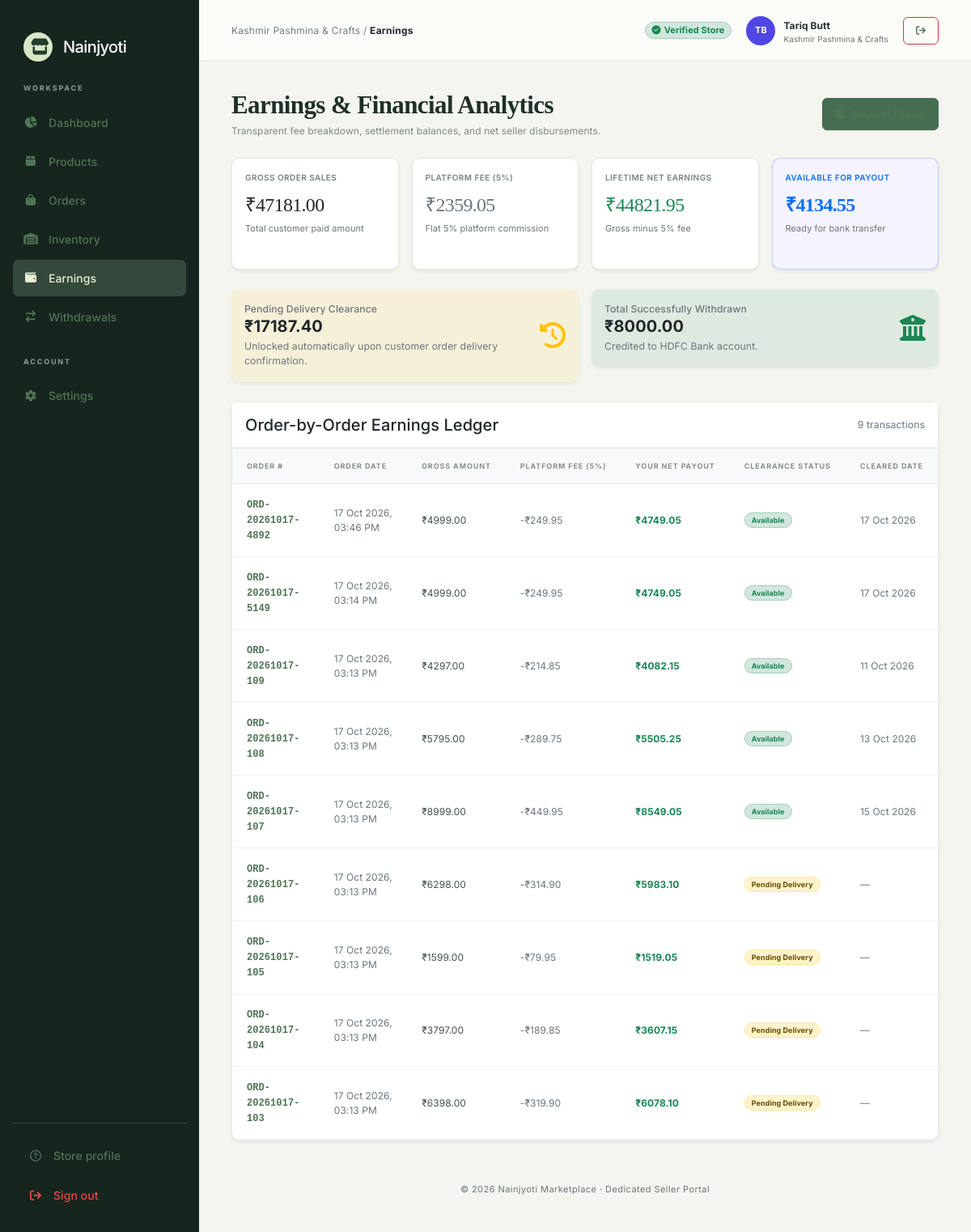
The app's page /vendor-dashboard/earnings/, older data.
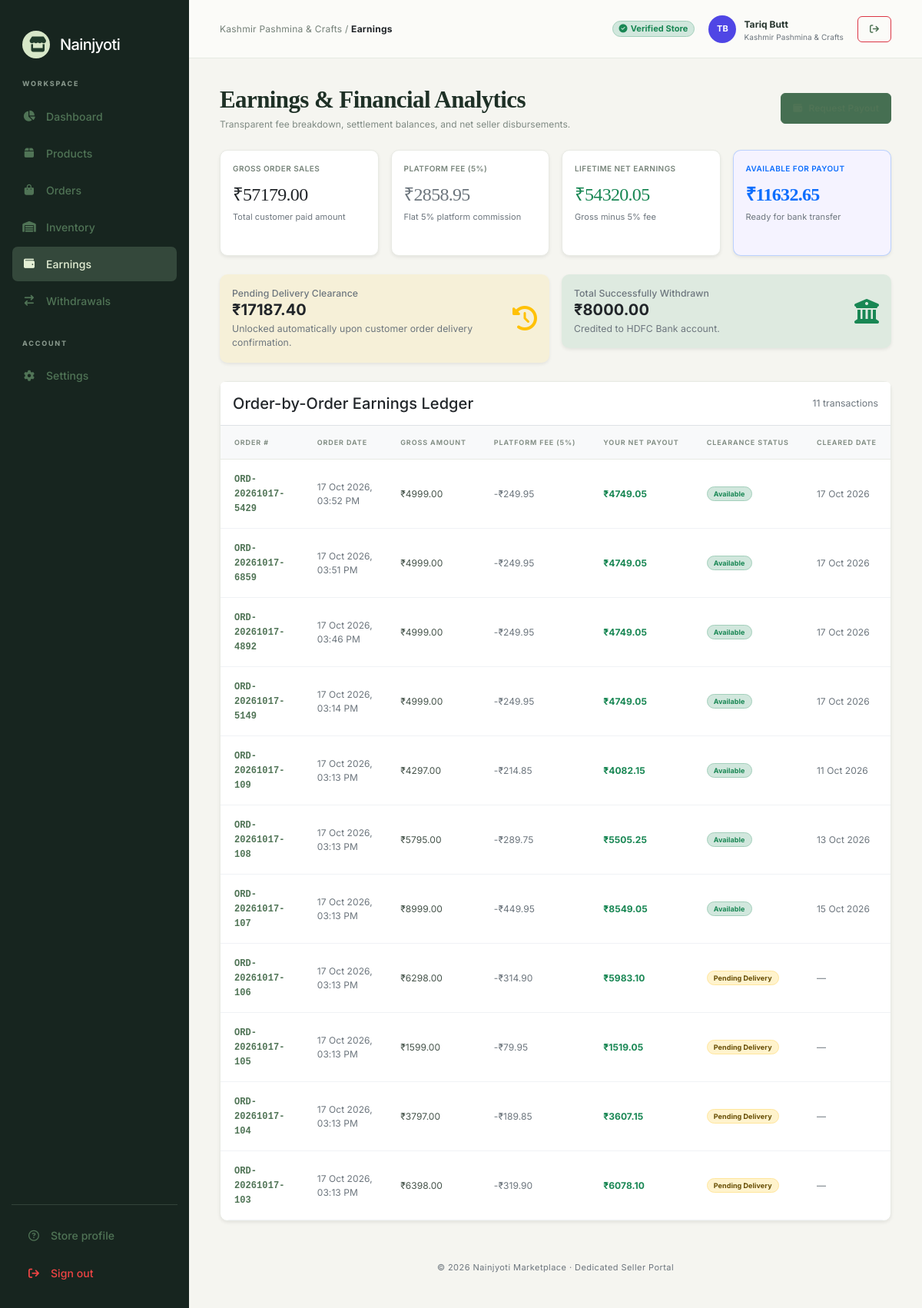
The same page, newer data.
### nainjyoti/models.py (models this page shows, shortened)
class VendorEarning(models.Model):
    STATUS_CHOICES = [
        ('PENDING', 'Pending Clearance'),
        ('AVAILABLE', 'Available for Withdrawal'),
        ('WITHDRAWN', 'Withdrawn / Settled'),
        ('REFUNDED', 'Refunded / Reversal'),
    ]
    vendor = models.ForeignKey(VendorProfile, on_delete=models.CASCADE, related_name='earnings', db_index=True)
    order = models.ForeignKey(Order, on_delete=models.CASCADE, related_name='earnings')
    order_item = models.ForeignKey(OrderItem, on_delete=models.CASCADE, null=True, blank=True, related_name='earnings')
    gross_amount = models.DecimalField(max_digits=10, decimal_places=2)
    commission_rate = models.DecimalField(max_digits=5, decimal_places=2, default=5.00)  # e.g. 5% platform fee
    commission_amount = models.DecimalField(max_digits=10, decimal_places=2, default=0.00)
    net_amount = models.DecimalField(max_digits=10, decimal_places=2)  # gross - commission
    status = models.CharField(max_length=20, choices=STATUS_CHOICES, default='PENDING')
    cleared_at = models.DateTimeField(null=True, blank=True)
    created_at = models.DateTimeField(auto_now_add=True)
    updated_at = models.DateTimeField(auto_now=True)
    class Meta:
        ordering = ['-created_at']
        verbose_name = 'Vendor Earning'
        verbose_name_plural = 'Vendor Earnings'

class Order(models.Model):
    STATUS_CHOICES = [
        ('PENDING', 'Pending'),
        ('CONFIRMED', 'Confirmed'),
        ('PROCESSING', 'Processing'),
        ('SHIPPED', 'Shipped'),
        ('DELIVERED', 'Delivered'),
        ('CANCELLED', 'Cancelled'),
        ('RETURNED', 'Returned'),
    ]
    PAYMENT_METHOD_CHOICES = [
        ('COD', 'Cash on Delivery'),
        ('PREPAID', 'Prepaid Online'),
        ('UPI', 'UPI Payment'),
        ('CARD', 'Credit / Debit Card'),
        ('NETBANKING', 'Net Banking'),
    ]
    PAYMENT_STATUS_CHOICES = [
        ('PENDING', 'Pending'),
        ('PAID', 'Paid'),
        ('FAILED', 'Failed'),
        ('REFUNDED', 'Refunded'),
    ]
    order_number = models.CharField(max_length=50, unique=True, blank=True, db_index=True)
    customer = models.ForeignKey(UserProfile, on_delete=models.SET_NULL, null=True, blank=True, related_name='orders')
    customer_name = models.CharField(max_length=150)
    customer_phone = models.CharField(max_length=20)
    customer_email = models.EmailField(blank=True, null=True)
    shipping_address = models.TextField()
    shipping_city = models.CharField(max_length=100)
    shipping_state = models.CharField(max_length=100)
    shipping_pincode = models.CharField(max_length=20)
    total_amount = models.DecimalField(max_digits=12, decimal_places=2, default=0.00)
    payment_method = models.CharField(max_length=30, choices=PAYMENT_METHOD_CHOICES, default='COD')
    payment_status = models.CharField(max_length=20, choices=PAYMENT_STATUS_CHOICES, default='PENDING')
    status = models.CharField(max_length=20, choices=STATUS_CHOICES, default='PENDING')
    created_at = models.DateTimeField(auto_now_add=True)
    updated_at = models.DateTimeField(auto_now=True)
    class Meta:
        ordering = ['-created_at']
        verbose_name = 'Order'
        verbose_name_plural = 'Orders'

### nainjyoti/vendor_views.py (the view)
# urls.py: path('vendor-dashboard/earnings/', vendor_views.vendor_earnings, name='vendor_earnings'),
def vendor_earnings(request):
    vendor = _get_dashboard_vendor(request)
    if not vendor:
        return redirect("login")
    bal_summary = _get_vendor_balance_summary(vendor)
    earnings_records = VendorEarning.objects.filter(vendor=vendor).select_related('order').order_by('-created_at')
    context = {
        'vendor': vendor,
        'bal_summary': bal_summary,
        'earnings_records': earnings_records,
    }
    return render(request, "vendor/earnings.html", context)

### nainjyoti/models.py (called while the page is built)
    @property
    def initials(self):
        name = self.owner_name or self.business_name or "Seller"
        parts = name.strip().split()
        if len(parts) >= 2:
            return f"{parts[0][0]}{parts[1][0]}".upper()
        return name[:2].upper()

### nainjyoti/vendor_views.py (called while the page is built)
def _get_dashboard_vendor(request):
    if hasattr(request, "user") and request.user.is_authenticated and hasattr(request.user, "vendor_profile"):
        if request.user.vendor_profile.status == "APPROVED":
            return request.user.vendor_profile
    target = VendorProfile.objects.filter(user__username='merchant@crafts.in').first()
    if target:
        return target
    return VendorProfile.objects.filter(status="APPROVED").first()

### templates/vendor/earnings.html (shortened to what the changed rows need)
{% extends "vendor/base.html" %}
{% load static %}
{% block page_css %}
    <link href="{% static 'vendor/css/earnings.css' %}" rel="stylesheet">
{% endblock %}
{% block vendor_content %}
    <div class="page-head d-flex justify-content-between align-items-center mb-4">
        <div>
            <h1>Earnings &amp; Financial Analytics</h1>
        </div>
    </div>
    <div class="row g-3 mb-4">
        <div class="col-6 col-xl-3">
            <div class="card stat-card shadow-sm p-3">
                <div class="stat-label">Gross Order Sales</div>
                <div class="stat-value fs-4 text-dark">₹{{ bal_summary.lifetime_gross_sales|floatformat:2 }}</div>
                <div class="stat-foot text-secondary">Total customer paid amount</div>
            </div>
        </div>
        <div class="col-6 col-xl-3">
            <div class="card stat-card shadow-sm p-3">
                <div class="stat-label">Platform Fee (5%)</div>
                <div class="stat-value fs-4 text-secondary">₹{{ bal_summary.total_commission_deducted|floatformat:2 }}</div>
                <div class="stat-foot text-secondary">Flat 5% platform commission</div>
            </div>
        </div>
        <div class="col-6 col-xl-3">
            <div class="card stat-card shadow-sm p-3">
                <div class="stat-label">Lifetime Net Earnings</div>
                <div class="stat-value fs-4 text-success">₹{{ bal_summary.lifetime_net_earnings|floatformat:2 }}</div>
                <div class="stat-foot text-secondary">Gross minus 5% fee</div>
            </div>
        </div>
        <div class="col-6 col-xl-3">
            <div class="card stat-card shadow-sm p-3 border-primary border-opacity-25" style="background:#f5f3ff;">
                <div class="stat-label text-primary">Available for Payout</div>
                <div class="stat-value fs-4 text-primary fw-bold">₹{{ bal_summary.available_balance|floatformat:2 }}</div>
                <div class="stat-foot text-secondary">Ready for bank transfer</div>
            </div>
        </div>
    </div>
    <div class="card shadow-sm">
        <div class="card-header bg-white py-3 border-bottom d-flex justify-content-between align-items-center">
            <h5 class="card-title mb-0">Order-by-Order Earnings Ledger</h5>
            <span class="text-secondary small">{{ earnings_records|length }} transactions</span>
        </div>
        <div class="table-responsive">
            <table class="table align-middle mb-0 table-hover">
                <thead class="table-light">
                    <tr>
                        <th>Order #</th>
                        <th>Order Date</th>
                        <th>Gross Amount</th>
                        <th>Platform Fee (5%)</th>
                        <th>Your Net Payout</th>
                        <th>Clearance Status</th>
                        <th>Cleared Date</th>
                    </tr>
                </thead>
                <tbody>
                    {% for rec in earnings_records %}
                        <tr>
                            <td>
                                <a href="{% url 'vendor_order_detail' rec.order.id %}" class="fw-bold font-monospace text-decoration-none">
                                    {{ rec.order.order_number }}
                                </a>
                            </td>
                            <td class="text-secondary small">{{ rec.created_at|date:"d M Y, h:i A" }}</td>
                            <td>₹{{ rec.gross_amount|floatformat:2 }}</td>
                            <td class="text-secondary">-₹{{ rec.commission_amount|floatformat:2 }}</td>
                            <td class="fw-bold text-success">₹{{ rec.net_amount|floatformat:2 }}</td>
                            <td>
                                {% if rec.status == 'AVAILABLE' %}
                                    <span class="badge bg-success-subtle text-success border border-success-subtle px-2 py-1 rounded-pill">Available</span>
                                {% elif rec.status == 'PENDING' %}
                                    <span class="badge bg-warning-subtle text-warning-emphasis border border-warning-subtle px-2 py-1 rounded-pill">Pending Delivery</span>
                                {% elif rec.status == 'WITHDRAWN' %}
                                    <span class="badge bg-primary-subtle text-primary border border-primary-subtle px-2 py-1 rounded-pill">Withdrawn</span>
                                {% else %}
                                    <span class="badge bg-secondary px-2 py-1 rounded-pill">{{ rec.get_status_display }}</span>
                                {% endif %}
                            </td>
                            <td class="text-secondary small">
                                {% if rec.cleared_at %}
                                    {{ rec.cleared_at|date:"d M Y" }}
                                {% else %}
                                    &mdash;
                                {% endif %}
                            </td>
                        </tr>
                    {% endfor %}
                </tbody>
            </table>
        </div>
    </div>
{% endblock %}

Row changes from the older to the newer data that the page shows:
added VendorEarning: order.order_number "ORD-20261017-5429", created_at "17 Oct 2026, 03:52 PM", gross_amount "4999.00", commission_amount "249.95", net_amount "4749.05", status "Available", cleared_at "17 Oct 2026"
added VendorEarning: order.order_number "ORD-20261017-6859", created_at "17 Oct 2026, 03:51 PM", gross_amount "4999.00", commission_amount "249.95", net_amount "4749.05", status "Available", cleared_at "17 Oct 2026"
Text that changed along with them:
{{ bal_summary.lifetime_gross_sales|floatformat:2 }}: "47181.00" → "57179.00"
{{ bal_summary.total_commission_deducted|floatformat:2 }}: "2359.05" → "2858.95"
{{ bal_summary.lifetime_net_earnings|floatformat:2 }}: "44821.95" → "54320.05"
{{ bal_summary.available_balance|floatformat:2 }}: "4134.55" → "11632.65"
{{ earnings_records|length }}: "9" → "11"
